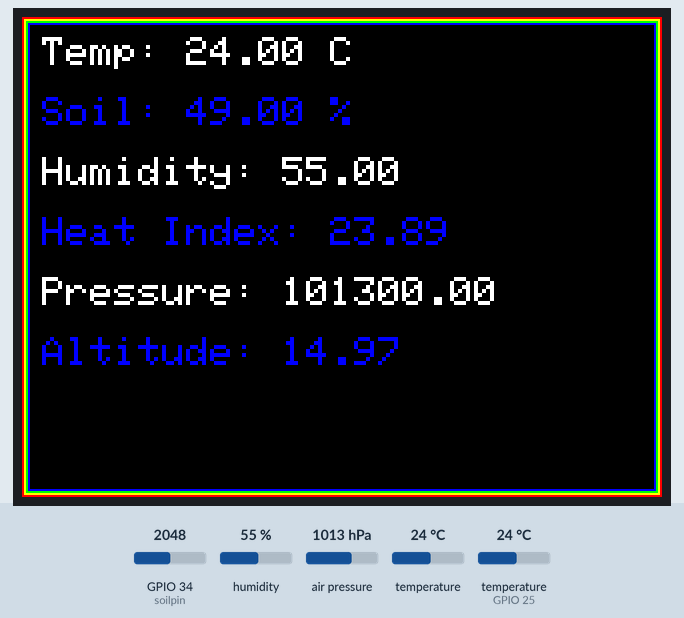
Recording of a program running on a simulated ESP32. Parts: 320×240 colour display. The inputs (shaded band) are chosen by the test bench; at power-on: humidity 55 %, air pressure 1013 hPa, GPIO 34 (soilpin) = 2048, temperature 24 °C, temperature (sensor on GPIO 25) 24 °C. WiFi joins after 1.5 s; servers stay silent unless stated; no MQTT or app messages arrive unless stated; what the program prints to the serial monitor is not drawn.

Above: at 4.7 s.
4.8 s: humidity set to 22 %
At 6.2 s:
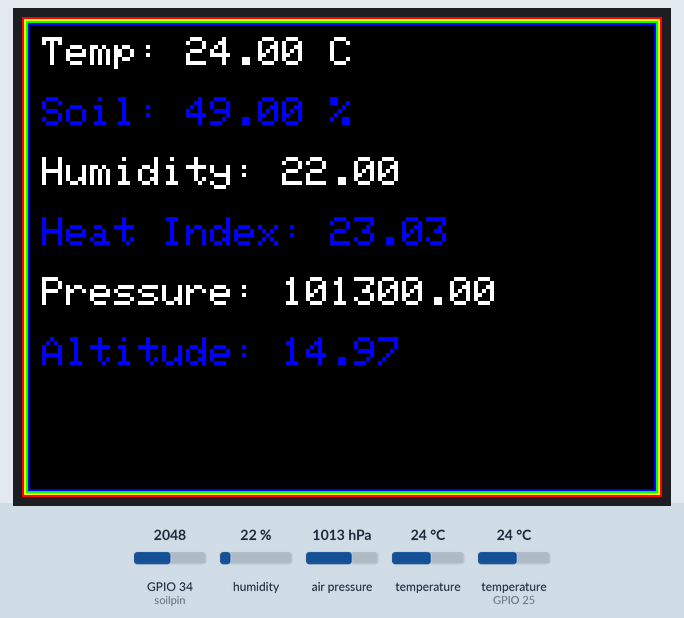
7.2 s: air pressure set to 952 hPa
At 8.4 s:
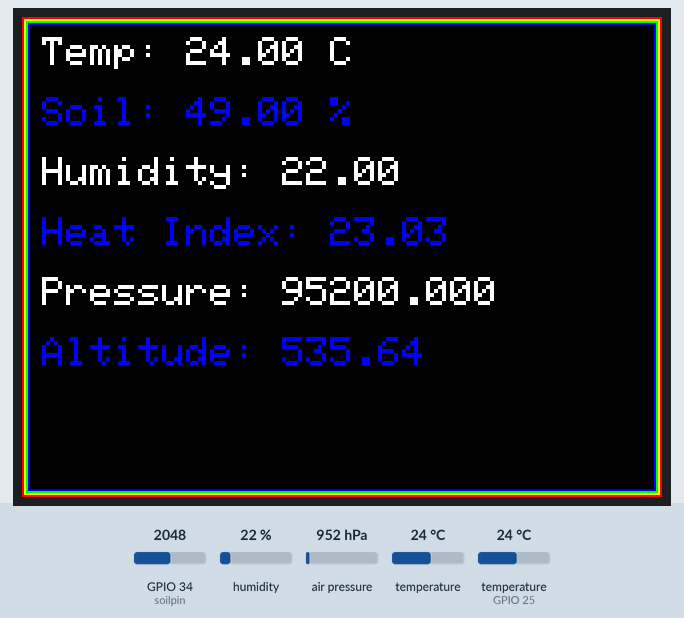
9.3 s: GPIO 34 (soilpin) set to 2866
At 10.3 s:
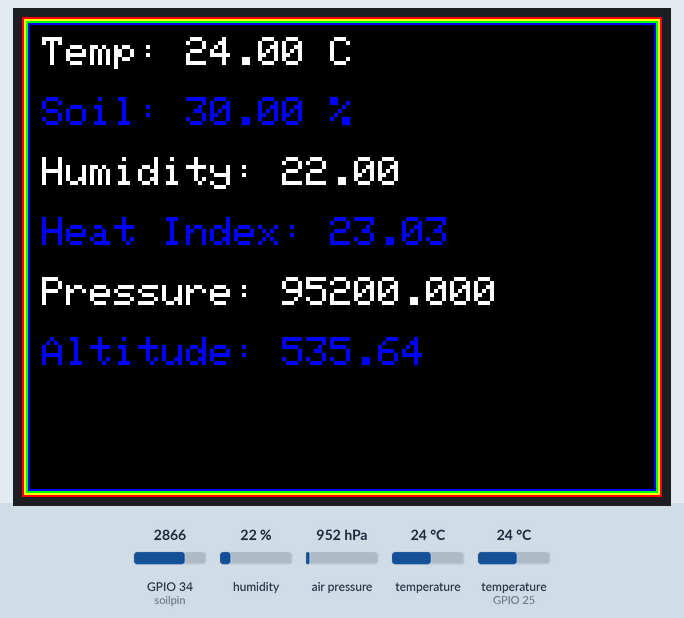
11.4 s: temperature (sensor 0) set to 12 °C
At 13.1 s:
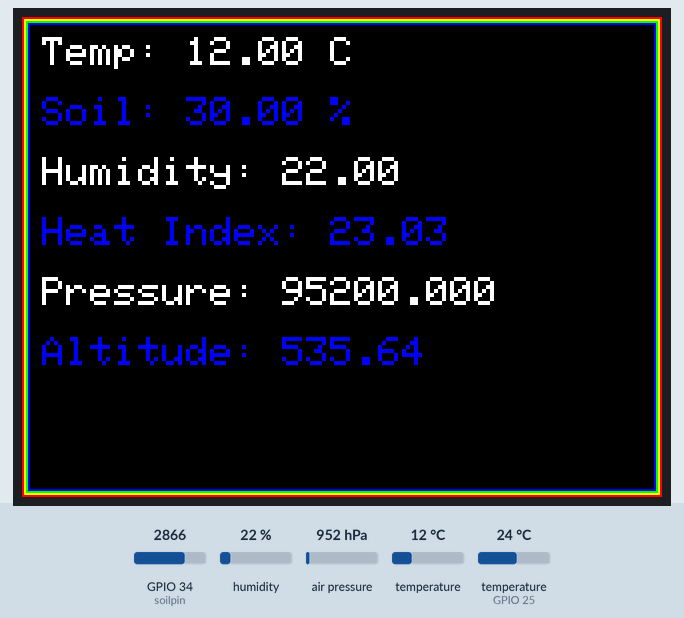
13.6 s: temperature (sensor on GPIO 25) set to 12 °C
At 15.4 s:
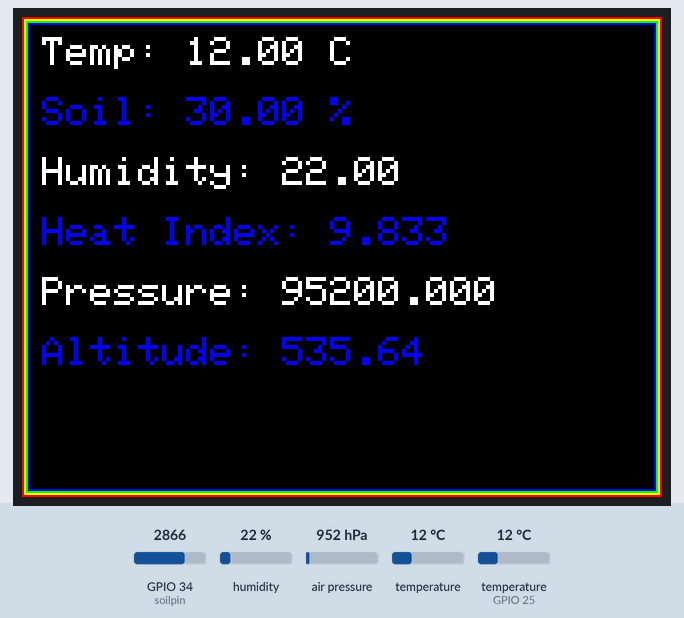
15.7 s: GPIO 34 (soilpin) set to 3972
At 16.8 s:
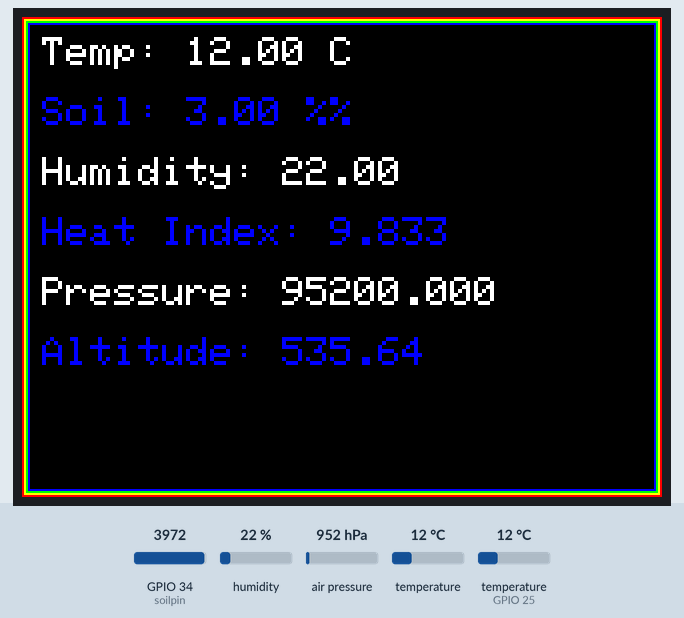
Timing chart, 0 to 18.7 s (numbered marks = the images above; inputs shaded):
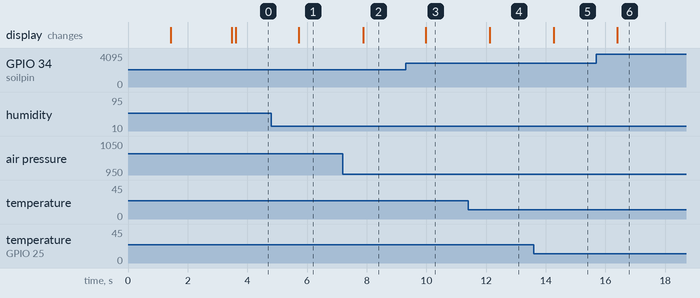

Measured:
- after the input at 4.8 s, the display: changes after 0.93 s (image 1)
- after the input at 7.2 s, the display: changes after 0.68 s (image 2)
- after the input at 9.3 s, the display: changes after 0.69 s (image 3)
- after the input at 11.4 s, the display: changes after 0.72 s (image 4)
- after the input at 13.6 s, the display: changes after 0.67 s (image 5)
- after the input at 15.7 s, the display: changes after 0.70 s (image 6)

The program:

main.cpp
```cpp
#include <Arduino.h>
#include <DHT.h>
#include <Adafruit_BMP280.h>
#include <Adafruit_ILI9341.h>
#include <Adafruit_GFX.h>
#include <SPI.h>
#include <math.h>
#include <WiFi.h>
#include <ArduinoJson.h>
#include <PubSubClient.h>


WiFiClient espClient;
PubSubClient client(espClient);


#define dhtPin 25
#define dhtType DHT22
#define soilpin 34

#define MAX 4095
#define MIN 0

#define TFT_DC 17
#define TFT_CS 5
#define TFT_RST 16
#define TFT_CLK 18
#define TFT_MOSI 23
#define TFT_MISO 19


const char *ntp_server ="pool.ntp.org";
const long  gmtOffset_sec = -5;
const int   daylightOffset_sec = 3600;

const char *ssid = "MonaConnect";
const char *password = "";

//MQTT client
const char *broker = "broker.emqx.io";
const int port = 1883;

Adafruit_BMP280 bmp; // I2C
DHT dht(dhtPin, dhtType);


Adafruit_ILI9341 tft = Adafruit_ILI9341(TFT_CS, TFT_DC, TFT_MOSI, TFT_CLK, TFT_RST, TFT_MISO);

bool checkDHT(float t, float h);
String toJson(float  , float , float , float , float);
float to2dp(float);
void init_connections();
void print_to_tft();
void draw_dashboard(float temperature, float soil, float humidity, float heatIndex, float pressure, float altitude);
// String toDocument(float t, float h, float p, float a, int soil);
// TODO: add error checking for the DHT sensor

void setup()
{
  Serial.begin(9600);


  dht.begin();
  while (!bmp.begin(0x76))
  {
    Serial.println("Could not find a valid BMP280 sensor, check wiring!");
    delay(1000);
  }

  tft.begin();
  tft.setRotation(3);
  tft.fillScreen(ILI9341_BLACK);
  tft.setCursor(0, 0);
  // tft.setTextColor(ILI9341_WHITE);
  tft.setTextColor(ILI9341_WHITE,ILI9341_BLACK);
  tft.setTextSize(4);
  tft.setCursor(30,30);
  tft.println("WELCOME");
  delay(100);
  delay(1000);
  tft.fillScreen(ILI9341_BLACK);
  init_connections();
  tft.fillScreen(ILI9341_BLACK);
  // tft.drawRect(0, 0, tft.width(), tft.height(), ILI9341_WHITE);
}


void loop()
{
  float h = dht.readHumidity();
  float t = dht.readTemperature();
  float p = bmp.readPressure();
  float a = bmp.readAltitude(1014.8);
  float t2 = bmp.readTemperature();
  int soil = analogRead(soilpin);
  Serial.println(soil);
  float soil_p = map(soil , 4095, 0 , 0 , 100);

  print_to_tft();

  draw_dashboard(t2, soil_p, h, dht.computeHeatIndex((t,h,false)), p, a);


  const char  *doc = toJson(t2,h,p,soil_p,a).c_str();

  bool published = client.publish("topic1",doc);
  if(published)
  Serial.println("Published");

  float temp = (t + t2) / 2;
  if (!checkDHT(t, h))
  {
    Serial.println("Error reading from DHT sensor");
  }
  else
  {
    Serial.printf("Temperature %.2f C \t Humidity %.2f\n", temp, h);
    Serial.printf("Pressure %.2f hPa \t Approximate Altitude %.2f m\n", p, a);
    Serial.printf("Soil Moisture: %.2f% \t Heat Index %.2f C\n\n\n", soil_p, dht.computeHeatIndex(t, h,false));
  }

    vTaskDelay(2000 / portTICK_PERIOD_MS); // Use vTaskDelay instead of delay

  // put your main code here, to run repeatedly:
}

bool checkDHT(float t, float h)
{
  if (isnan(t) || isnan(h))
  {
    return false;
  }
  return true;
}

void print_to_tft() {
  // Draw border
  tft.drawRect(0, 0, tft.width(), tft.height(), ILI9341_RED);
  tft.drawRect(1, 1, tft.width() - 2, tft.height() - 2, ILI9341_YELLOW);
  tft.drawRect(2, 2, tft.width() - 4, tft.height() - 4, ILI9341_GREEN);
  tft.drawRect(3, 3, tft.width() - 6, tft.height() - 6, ILI9341_BLUE);
}

void draw_dashboard(float temperature, float soil, float humidity, float heatIndex, float pressure, float altitude) {

  tft.setTextSize(2);

  // Set the text color and size
  tft.setTextColor(ILI9341_WHITE,ILI9341_BLACK);

  tft.setCursor(10, 10);
  tft.print("Temp: ");
  tft.print(temperature);
  tft.println(" C");
  tft.println("");

  tft.setTextColor(ILI9341_BLUE,ILI9341_BLACK);
  tft.setCursor(10, 40);
  tft.print("Soil: ");
  tft.print(soil);
  tft.println(" %");
  tft.println("");

  tft.setTextColor(ILI9341_WHITE,ILI9341_BLACK);
  tft.setCursor(10, 70);
  tft.print("Humidity: ");
  tft.println(humidity);
  tft.println("");
  // tft.drawRect(8, 68, 100, 30, ILI9341_BLUE);

  tft.setTextColor(ILI9341_BLUE,ILI9341_BLACK);
  tft.setCursor(10, 100);
  tft.print("Heat Index: ");
  tft.println(heatIndex);


  tft.setTextColor(ILI9341_WHITE,ILI9341_BLACK);
  tft.setCursor(10, 130);
  tft.print("Pressure: ");
  tft.println(pressure);

  tft.setTextColor(ILI9341_BLUE,ILI9341_BLACK);
  tft.setCursor(10, 160);
  tft.print("Altitude: ");
  tft.println(altitude);

}

void init_connections(){
  Serial.println("Startinf");
  WiFi.begin(ssid,password);
  int retryCount = 0;
  int print = 0;
  while(!WiFi.isConnected() && retryCount < 10){
    if(print==0){
      tft.setTextSize(2);
      print=1;
      tft.printf("Connecting to wifi network %s", ssid);
    }
    Serial.printf("Connecting to wifi network %s\n",ssid);
    vTaskDelay(1000 / portTICK_PERIOD_MS); // Use vTaskDelay instead of delay
    retryCount++;
  }
  if(WiFi.isConnected()){
    Serial.println("Connected to wifi nework");
  }
  client.setServer(broker,port);

  retryCount = 0;
  while(!client.connect("test1") && retryCount < 10){
    Serial.println("connecting");
    vTaskDelay(1000 / portTICK_PERIOD_MS);
    retryCount++;
  }
}

  String toJson(float avg_temperature , float humidity, float pressure, float soil_moisture , float aprox_altitude){
    JsonDocument doc;
    doc["temperature"] = ceil(avg_temperature * 100.0) / 100.0;
    doc["humidity"] = ceil(humidity * 100.0) /100.0;
    doc["pressure"] = ceil(pressure * 100.0) /100.0 ;
    doc["soil moisture"] = soil_moisture;
    doc["heat index"] = ceil(dht.computeHeatIndex(avg_temperature, humidity,false) * 100.0) / 100.0;
    doc["altitude"] = ceil(aprox_altitude * 100.0) / 100.0;
    String output;
    serializeJson(doc, output);
    return output;
  }
```
